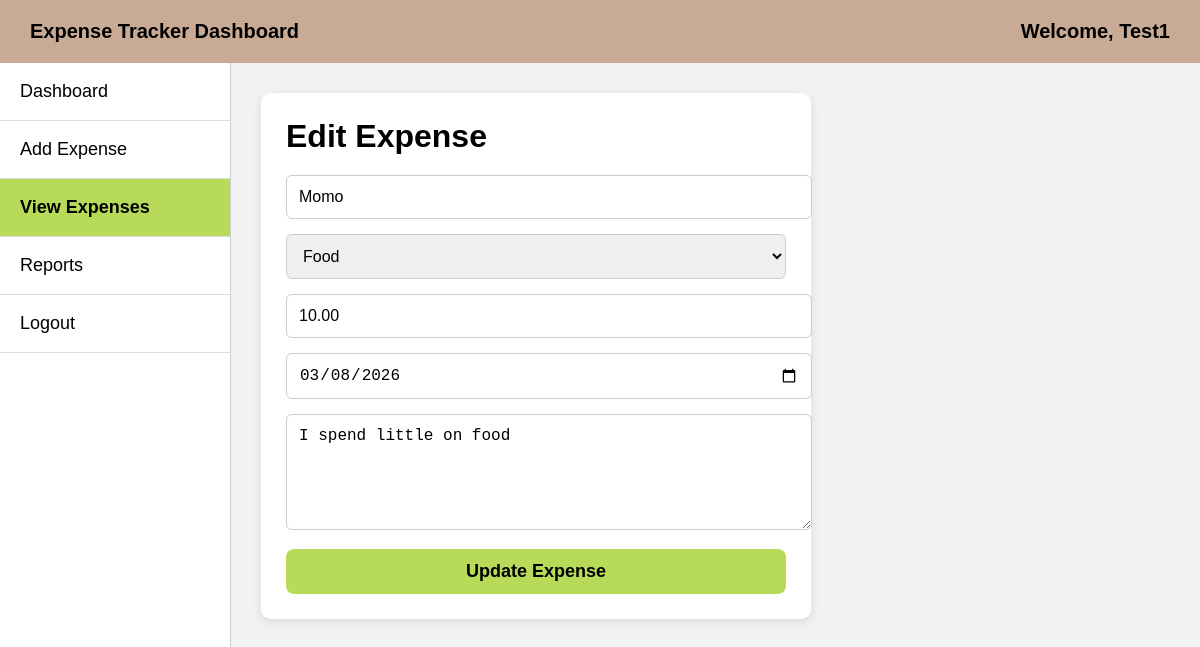
Page /editexpense.php?id=1 (signed in) on the committed database.
### tables this page shows
CREATE TABLE `expenses` (
  `id` int NOT NULL,
  `title` varchar(100) NOT NULL,
  `category` varchar(50) NOT NULL,
  `amount` decimal(10,2) NOT NULL,
  `expense_date` date NOT NULL,
  `description` text
);

### editexpense.php (the view, shortened to what this page needs)
<?php
include("db.php");
if(isset($_GET['id']))
{
    $id = $_GET['id'];
    $sql = "SELECT * FROM expenses WHERE id='$id'";
    $result = mysqli_query($conn, $sql);
    $row = mysqli_fetch_assoc($result);
}
else
{
    header("Location: viewexpense.php");
    exit();
}
?>
<!DOCTYPE html>
<html>
<head>
</head>
<body>
<div class="topbar">
<div>Expense Tracker Dashboard</div>
<div>Welcome, <?php echo $_SESSION['username']; ?></div>
</div>
<div class="main">
<div class="sidebar">
<div class="menu-item"><a href="dashboard.php">Dashboard</a></div>
<div class="menu-item"><a href="addexpense.php">Add Expense</a></div>
<div class="menu-item active"><a href="viewexpense.php">View Expenses</a></div>
<div class="menu-item"><a href="reports.php">Reports</a></div>
<div class="menu-item"><a href="logout.php">Logout</a></div>
</div>
<div class="content">
<div class="form-box">
<h1>Edit Expense</h1>
<form method="POST">
<input type="text" name="title" value="<?php echo $row['title']; ?>" required>
<select name="category" required>
<option value="Food" <?php if($row['category']=="Food") echo "selected"; ?>>Food</option>
</select>
<input type="number" name="amount" value="<?php echo $row['amount']; ?>" required>
<input type="date" name="expense_date" value="<?php echo $row['expense_date']; ?>" required>
<textarea name="description" rows="5"><?php echo $row['description']; ?></textarea>
<button type="submit" name="update">Update Expense</button>
</form>
</div>
</div>
</div>
</body>
</html>

### editexpense.php (style rules this page uses)
body { margin:0; font-family:Arial; background:#f2f2f2; }
.topbar { background:#c9ab95; padding:20px 30px; display:flex; justify-content:space-between; align-items:center; font-size:20px; font-weight:bold; }
.main { display:flex; min-height:100vh; }
.sidebar { width:230px; background:#ffffff; border-right:1px solid #ccc; }
.menu-item { padding:18px 20px; border-bottom:1px solid #ddd; font-size:18px; }
.menu-item a { text-decoration:none; color:black; display:block; }
.active { background:#b7db58; font-weight:bold; }
.content { flex:1; padding:30px; }
.form-box { width:500px; background:white; padding:25px; border-radius:10px; box-shadow:0 3px 10px rgba(0,0,0,0.1); }
.form-box h1 { margin-top:0; margin-bottom:20px; }
input, select, textarea { width:100%; padding:12px; margin-bottom:15px; border:1px solid #ccc; border-radius:6px; font-size:16px; }
button { width:100%; padding:12px; background:#b7db58; border:none; border-radius:8px; font-size:18px; font-weight:bold; cursor:pointer; }

### rows in the picture
expenses: title "Momo", category "Food", amount "10.00", expense_date "03/08/2026", description "I spend little on food"

### other values in the picture
$_SESSION['username'] "Test1"
